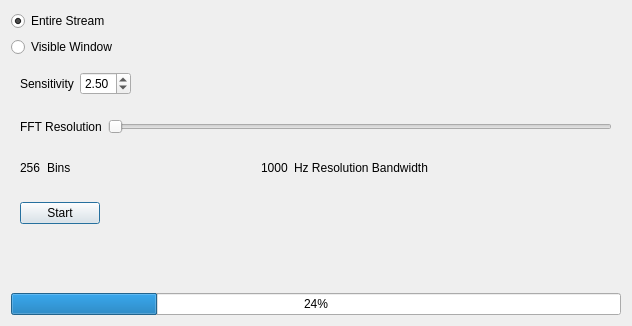
<?xml version="1.0" encoding="UTF-8"?>
<ui version="4.0">
 <class>dlgSignalDetector</class>
 <widget class="QDialog" name="dlgSignalDetector">
  <property name="geometry">
   <rect>
    <x>0</x>
    <y>0</y>
    <width>632</width>
    <height>326</height>
   </rect>
  </property>
  <property name="windowTitle">
   <string>Dialog</string>
  </property>
  <layout class="QVBoxLayout" name="verticalLayout">
   <item>
    <widget class="QRadioButton" name="rbEntire">
     <property name="text">
      <string>Entire Stream</string>
     </property>
     <property name="checked">
      <bool>true</bool>
     </property>
    </widget>
   </item>
   <item>
    <widget class="QRadioButton" name="rbWindow">
     <property name="text">
      <string>Visible Window</string>
     </property>
    </widget>
   </item>
   <item>
    <widget class="QWidget" name="widget" native="true">
     <layout class="QHBoxLayout" name="horizontalLayout_2">
      <item>
       <widget class="QLabel" name="label">
        <property name="text">
         <string>Sensitivity</string>
        </property>
       </widget>
      </item>
      <item>
       <widget class="QDoubleSpinBox" name="spnThreshold">
        <property name="minimum">
         <double>1.000000000000000</double>
        </property>
        <property name="maximum">
         <double>5.000000000000000</double>
        </property>
        <property name="singleStep">
         <double>0.250000000000000</double>
        </property>
        <property name="value">
         <double>2.500000000000000</double>
        </property>
       </widget>
      </item>
      <item>
       <spacer name="horizontalSpacer_2">
        <property name="orientation">
         <enum>Qt::Horizontal</enum>
        </property>
        <property name="sizeHint" stdset="0">
         <size>
          <width>40</width>
          <height>20</height>
         </size>
        </property>
       </spacer>
      </item>
     </layout>
    </widget>
   </item>
   <item>
    <widget class="QWidget" name="widget_3" native="true">
     <layout class="QHBoxLayout" name="horizontalLayout_3">
      <item>
       <widget class="QLabel" name="label_2">
        <property name="text">
         <string>FFT Resolution</string>
        </property>
       </widget>
      </item>
      <item>
       <widget class="QSlider" name="sldFFT">
        <property name="minimum">
         <number>0</number>
        </property>
        <property name="maximum">
         <number>6</number>
        </property>
        <property name="pageStep">
         <number>4</number>
        </property>
        <property name="orientation">
         <enum>Qt::Horizontal</enum>
        </property>
       </widget>
      </item>
     </layout>
    </widget>
   </item>
   <item>
    <widget class="QWidget" name="widget_4" native="true">
     <layout class="QHBoxLayout" name="horizontalLayout_4">
      <item>
       <widget class="QLabel" name="lbl_NumBins">
        <property name="text">
         <string>256</string>
        </property>
       </widget>
      </item>
      <item>
       <widget class="QLabel" name="label_3">
        <property name="text">
         <string>Bins</string>
        </property>
       </widget>
      </item>
      <item>
       <spacer name="horizontalSpacer_4">
        <property name="orientation">
         <enum>Qt::Horizontal</enum>
        </property>
        <property name="sizeHint" stdset="0">
         <size>
          <width>40</width>
          <height>20</height>
         </size>
        </property>
       </spacer>
      </item>
      <item>
       <widget class="QLabel" name="lblRBW">
        <property name="text">
         <string>1000</string>
        </property>
       </widget>
      </item>
      <item>
       <widget class="QLabel" name="label_5">
        <property name="text">
         <string>Hz Resolution Bandwidth</string>
        </property>
       </widget>
      </item>
      <item>
       <spacer name="horizontalSpacer_3">
        <property name="orientation">
         <enum>Qt::Horizontal</enum>
        </property>
        <property name="sizeHint" stdset="0">
         <size>
          <width>40</width>
          <height>20</height>
         </size>
        </property>
       </spacer>
      </item>
     </layout>
    </widget>
   </item>
   <item>
    <widget class="QWidget" name="widget_2" native="true">
     <layout class="QHBoxLayout" name="horizontalLayout">
      <item>
       <widget class="QPushButton" name="cmdStart">
        <property name="text">
         <string>Start</string>
        </property>
       </widget>
      </item>
      <item>
       <spacer name="horizontalSpacer">
        <property name="orientation">
         <enum>Qt::Horizontal</enum>
        </property>
        <property name="sizeHint" stdset="0">
         <size>
          <width>507</width>
          <height>20</height>
         </size>
        </property>
       </spacer>
      </item>
     </layout>
    </widget>
   </item>
   <item>
    <spacer name="verticalSpacer">
     <property name="orientation">
      <enum>Qt::Vertical</enum>
     </property>
     <property name="sizeHint" stdset="0">
      <size>
       <width>20</width>
       <height>40</height>
      </size>
     </property>
    </spacer>
   </item>
   <item>
    <widget class="QProgressBar" name="progressBar">
     <property name="value">
      <number>24</number>
     </property>
    </widget>
   </item>
  </layout>
 </widget>
 <resources/>
 <connections/>
</ui>
